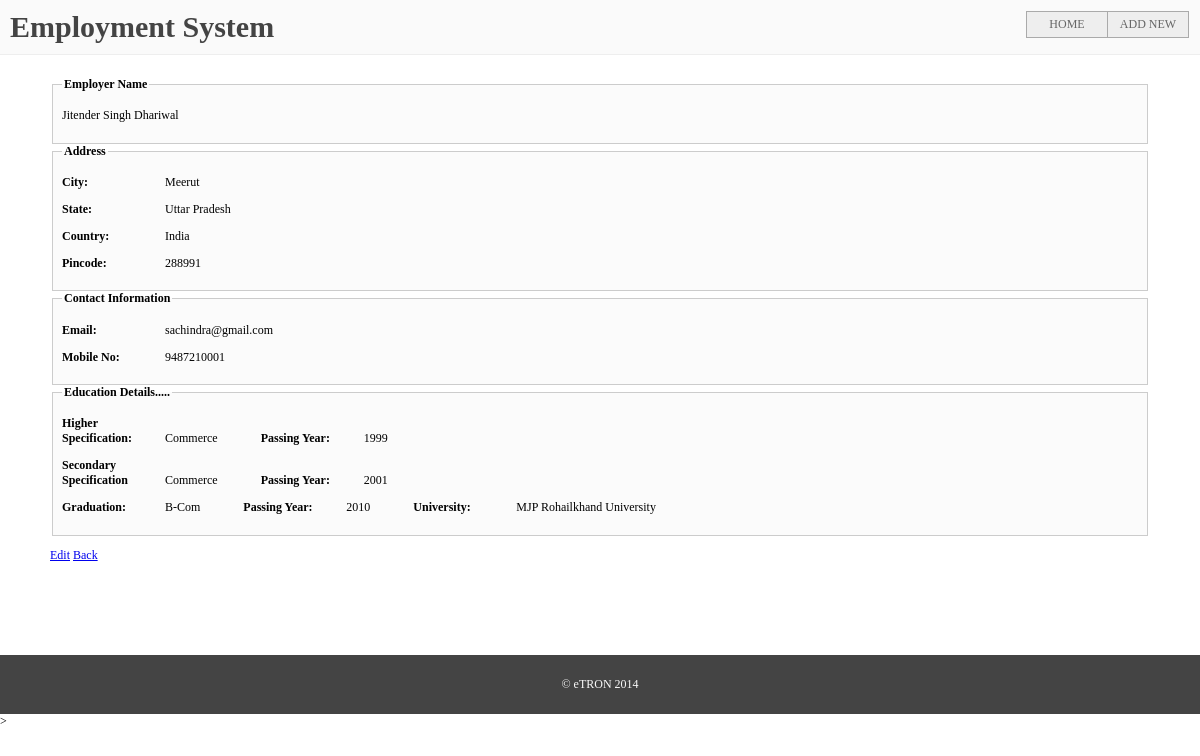
The page /view-employer/26 on the database its author committed.
### employment/models.py (models this page shows)
class Employer(models.Model):
	fname = models.CharField("First Name", max_length=20)
	mname = models.CharField("Middle Name", max_length=20 )
	lname = models.CharField("Last Name", max_length=20)
	city = models.CharField("City", max_length=50)
	state = models.CharField("State", max_length=50)
	country = models.CharField("Country", max_length=20)
	pincode = models.CharField("Pincode", max_length = 10)
	email = models.CharField("Email", max_length=40)
	mobile = models.CharField("Mobile Number", max_length =18)

class Education(models.Model):
	employer = models.ForeignKey(Employer)
	higher_specification = models.CharField("Specification", max_length=20)
	higher_year = models.CharField("Passing Year", max_length = 10)
	secondary_specification = models.CharField("Specification", max_length=20)
	secondary_year = models.CharField("Passing Year", max_length = 10)
	graduation = models.CharField("Graduation", max_length=20)
	year = models.CharField("Passing Year", max_length = 10 )
	university = models.CharField("University", max_length=50)

### employment/views.py (the view)
# urls.py: url(r'^view-employer/(?P<id>\w+)$', views.view_employer, name='view-employer'),
def view_employer(request, id):
	emp = Employer.objects.filter(id=id)
	if emp:
		emp = emp[0]
		edu = Education.objects.filter(employer = emp)
		if edu:
			edu = edu[0]
		return render (request, 'employment/view.html', {'emp':emp, 'edu': edu})
	else:
		messages.error(request, 'Selected Employer doesn,t exit')
		return redirect('home')

### employment/templates/employment/view.html (shortened to what this page needs)
{% extends 'employment/base.html' %}
{% block content %}
	<div>
		<blockquote>
		<fieldset>
		<legend>Employer Name</legend>
		<p>
			<label class="info">{{emp.fname}}</label>
			<label class="info">{{emp.mname}}</label>
			<label class="info">{{emp.lname|safe}}</label>
		</p>
		</fieldset>
		<fieldset>
		<legend>Address</legend>
		<p>
			<label class="label">City:</label>
			<label class="info">{{emp.city}}</label>
		</p>
		<p>
			<label class="label">State:</label>
			<label class="info">{{emp.state}}</label>
		</p>
		<p>
			<label class="label">Country:</label>
			<label class="info">{{emp.country}}</label>
		</p>
		<p>
			<label class="label">Pincode:</label>
			<label class="info">{{emp.pincode}}</label>
		</p>
		</fieldset>
		<fieldset>
			<legend>Contact Information</legend>
		<p>
			<label class="label">Email:</label>
			<label class="info">{{emp.email}}</label>
		</p>
		<p>
			<label class="label">Mobile No:</label>
			<label class="info">{{emp.mobile}}</label>
		</p>
		</fieldset>
		<fieldset>
			<legend>Education Details.....</legend>
			<p>
				<label class="label">Higher Specification:</label>
				<label class="info" style="margin-right:40px;">{{edu.higher_specification}}</label>
				<label class="label">Passing Year:</label>
				<label class="info">{{edu.higher_year}}</label>
			</p>
			<p>
				<label class="label">Secondary Specification</label>
				<label class="info" style="margin-right:40px;">{{edu.secondary_specification}}</label>
				<label class="label">Passing Year:</label>
				<label class="info" >{{edu.secondary_year}}</label>
			</p>
			<p>
				<label class="label">Graduation:</label>
				<label class="info" style="margin-right:40px;">{{edu.graduation}}</label>
				<label class="label">Passing Year:</label>
				<label class="info" style="margin-right:40px;">{{edu.year}}</label>
				<label class="label">University:</label>
				<label class="info">{{edu.university}}</label>
			</p>
		</fieldset>
		<p>
			<a href="{% url 'edit-employer' emp.id %}">Edit</a>
			<a href="{% url 'home'%}">Back</a>
		</p>
		</blockquote>
	</div>
{% endblock %}

### employment/templates/employment/base.html (style rules this page uses)
body { margin: 0; padding: 0px; font-size: 12px; }
.label { display: inline-block; width: 100px; font-weight: bold; }
fieldset { border: 1px solid #CCC; background: #FBFBFB; }
legend { font-weight: bold; }

### rows shown on the page
Employer: fname "Jitender", mname "Singh", lname "Dhariwal", city "Meerut", state "Uttar Pradesh", country "India", pincode "288991", email "sachindra@gmail.com", mobile "9487210001"
Education: higher_specification "Commerce", higher_year "1999", secondary_specification "Commerce", secondary_year "2001", graduation "B-Com", year "2010", university "MJP Rohailkhand University"
